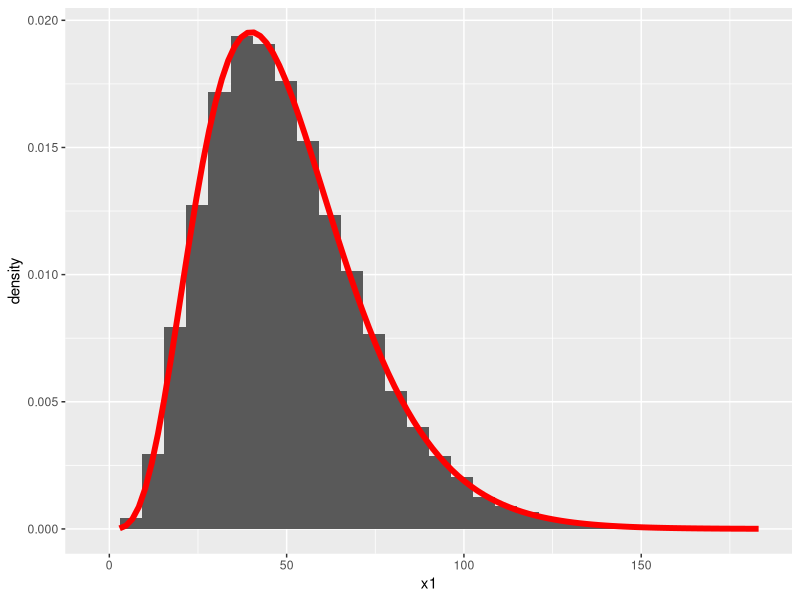
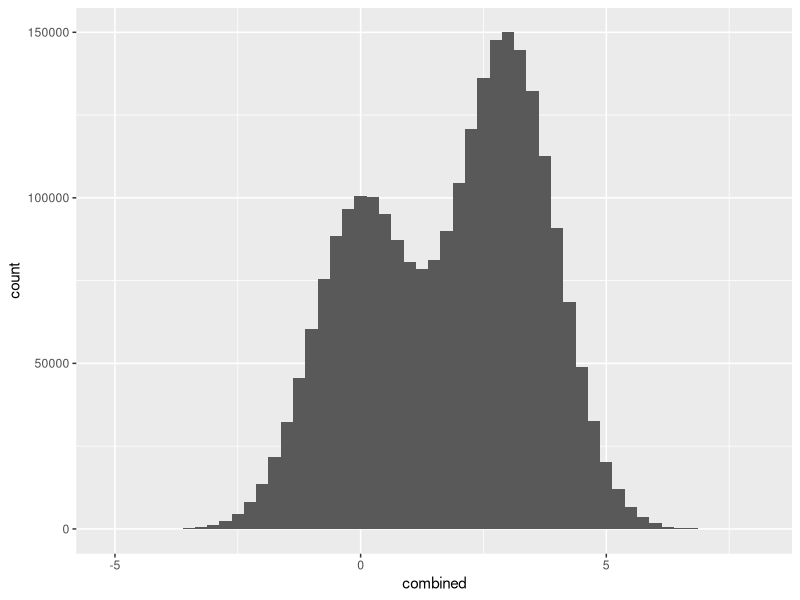
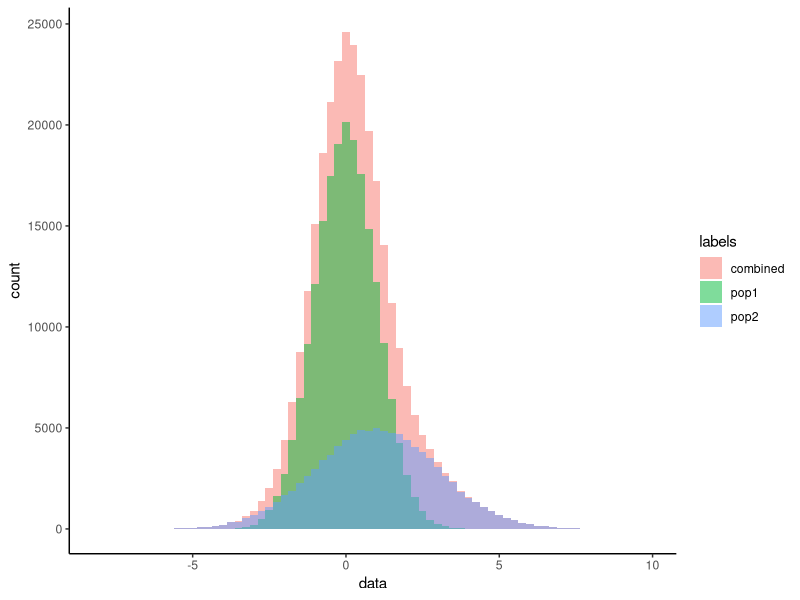

The R script that drew these images, in order:
# Web Stanford Edu Bios221 Lab 3

# set.seed is important
set.seed(20200918)
vecpoisson=rpois(100,5)
mean(vecpoisson)

# for loops in R is slower than apply fth.
# the sum of exponential gives a gamma dist.
reps <- 50000
nexps <- 5
rate <- .1

system.time(
    x1 <- replicate(reps, sum(rexp(n=nexps,rate=rate)))
)
system.time(
    x1 <- sapply(1:reps, function(i){sum(rexp(n=nexps,rate=rate))})
)
system.time(
    x1 <- lapply(1:reps, function(i){sum(rexp(n=nexps,rate=rate))})
)

# when we apply a very simple function(e.g., a sum), the fastest way is often to just make a matrix fo all the simulations and then apply that function to the matix appropriately
system.time(
    x1 <- apply(matrix(rexp(n=nexps*reps,rate=rate), nrow=nexps),2,sum)
)
system.time(
    x1 <- colSums(matrix(rexp(n=nexps*reps,rate=rate), nrow=nexps))
)

head(x1)

require(ggplot2)
ggplot(data.frame(x1),aes(x1)) +
geom_histogram(aes(y=..density..)) +
stat_function(fun=function(x)dgamma(x,shape=nexps, scale=1/rate), color='red', size=2)

# generating normal random variables
samples = rnorm(1000, 0, 1)

# generating random mixtures of normal data
## ver1
sampa=rnorm(1000000,0,1)
sampb=rnorm(1500000,3,1)
combined=c(sampa,sampb)
plt=ggplot(data.frame(combined),aes(x=combined)) + stat_bin(binwidth=.25, position="identity")
plt

## ver2
pop1=rnorm(200000)
pop2=rnorm(100000,1,2)
combined=c(pop1,pop2)
plot=ggplot(data.frame(
    data=c(combined,pop1,pop2), 
    labels=rep(c("combined", "pop1", "pop2"), c(3e5,2e5,1e5))
    ), 
    aes(x=data)) +
    stat_bin(aes(fill=labels), position="identity", binwidth=.25, alpha=.5) +
    theme_classic()
plot

# monte carlo simulation
### 2 fair dice, prob. that their sum is at least 7
### simulating many throws of two fair dice, and then computing the fraction of those trials whose sum is at leat 7
### write a fuction that simulates the trials and returns TRUE if the sume is at least 7(we call this an event)
isEvent = function(numDice, numSides, targetValue, numTrials){
   apply(matrix(sample(1:numSides, numDice*numTrials, replace = T), nrow=numDice),2,sum) >= targetValue 
}
outcomes=isEvent(2,6,7,10000)
mean(outcomes)

# gamma mixture of poissons
### generate the means of the poisson distribution by sampling from a gamma dist.
lambdas = rgamma(10000, shape=2, scale=3)
samples = rep(0, 10000)
for (i in 1:10000){ samples[i] = rpois(1, lambdas[i])}

# power calculation
### the power of a statistical test is the prob. that the test rejects the null hypothesis it the alternative is true. 
### there is a rarely a closed form for the power, so we resort to simulation. 
### how many samples do we need to achieve a certain amount of power?


### how many samples are needed to distinguish between the means of two normal distribution?
### n(1, .5) vs n(2, .5) with a power of at least .8 at the 0.05 significance level.
compute_power = function(n, sigma, numTrials){
    sampa = matrix(rnorm(n*numTrials, 1, sigma), ncol=numTrials)
    sampb = matrix(rnorm(n*numTrials, 2, sigma), ncol=numTrials)
    statistics = (apply(sampa, 2, mean) - apply(sampb, 2, mean))/ sqrt(2*sigma^2/n) 
    return (mean(abs(statistics) >= qnorm(.975) ))
}

compute_power(3, .5, 10000)
compute_power(4, .5, 10000)
